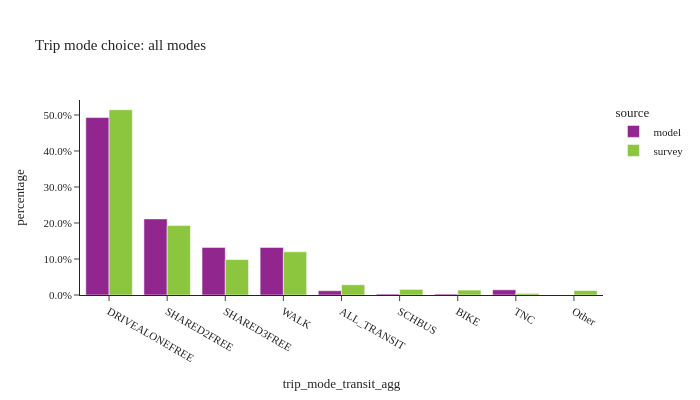

Here is the notebook cell this chart was saved with:
### Code cell
util.plot_share_barchart(trip_data, 'trip_weight', 'trip_mode_transit_agg', title="Trip mode choice: all modes")

### Figure 1 — Plotly figure (JSON) as saved in the notebook; plotly's stock layout.template omitted (floating-point values rounded to 4 significant figures)
{"data": [{"alignmentgroup": "True", "customdata": [[6196000.0, 6196000.0], [2657000.0, 2657000.0], [1662000.0, 1662000.0], [1661000.0, 1661000.0], [149100.0, 149100.0], [33350.0, 33350.0], [33230.0, 33230.0], [181100.0, 181100.0]], "hovertemplate": "source=model<br>trip_mode_transit_agg=%{x}<br>percentage=%{y}<br>weighted_sum=%{customdata[0]}<br>sample_size=%{customdata[1]}<extra></extra>", "legendgroup": "model", "marker": {"color": "#91268F", "pattern": {"shape": ""}}, "name": "model", "offsetgroup": "model", "orientation": "v", "showlegend": true, "textposition": "auto", "type": "bar", "x": ["DRIVEALONEFREE", "SHARED2FREE", "SHARED3FREE", "WALK", "ALL_TRANSIT", "SCHBUS", "BIKE", "TNC"], "xaxis": "x", "y": [0.4928, 0.2114, 0.1322, 0.1321, 0.01186, 0.002652, 0.002643, 0.0144], "yaxis": "y"}, {"alignmentgroup": "True", "customdata": [[5992000.0, 12220.0], [2244000.0, 4457.0], [1147000.0, 1959.0], [1396000.0, 6502.0], [331800.0, 1534.0], [181600.0, 220.0], [157900.0, 807.0], [51780.0, 133.0], [144700.0, 429.0]], "hovertemplate": "source=survey<br>trip_mode_transit_agg=%{x}<br>percentage=%{y}<br>weighted_sum=%{customdata[0]}<br>sample_size=%{customdata[1]}<extra></extra>", "legendgroup": "survey", "marker": {"color": "#8CC63E", "pattern": {"shape": ""}}, "name": "survey", "offsetgroup": "survey", "orientation": "v", "showlegend": true, "textposition": "auto", "type": "bar", "x": ["DRIVEALONEFREE", "SHARED2FREE", "SHARED3FREE", "WALK", "ALL_TRANSIT", "SCHBUS", "BIKE", "TNC", "Other"], "xaxis": "x", "y": [0.5145, 0.1927, 0.09845, 0.1198, 0.02849, 0.01559, 0.01356, 0.004446, 0.01243], "yaxis": "y"}], "layout": {"barmode": "group", "height": 400, "legend": {"title": {"text": "source"}, "tracegroupgap": 0}, "title": {"text": "Trip mode choice: all modes"}, "width": 700, "xaxis": {"anchor": "y", "domain": [0.0, 1.0], "title": {"text": "trip_mode_transit_agg"}}, "yaxis": {"anchor": "x", "domain": [0.0, 1.0], "tickformat": ".1%", "title": {"text": "percentage"}}}}
